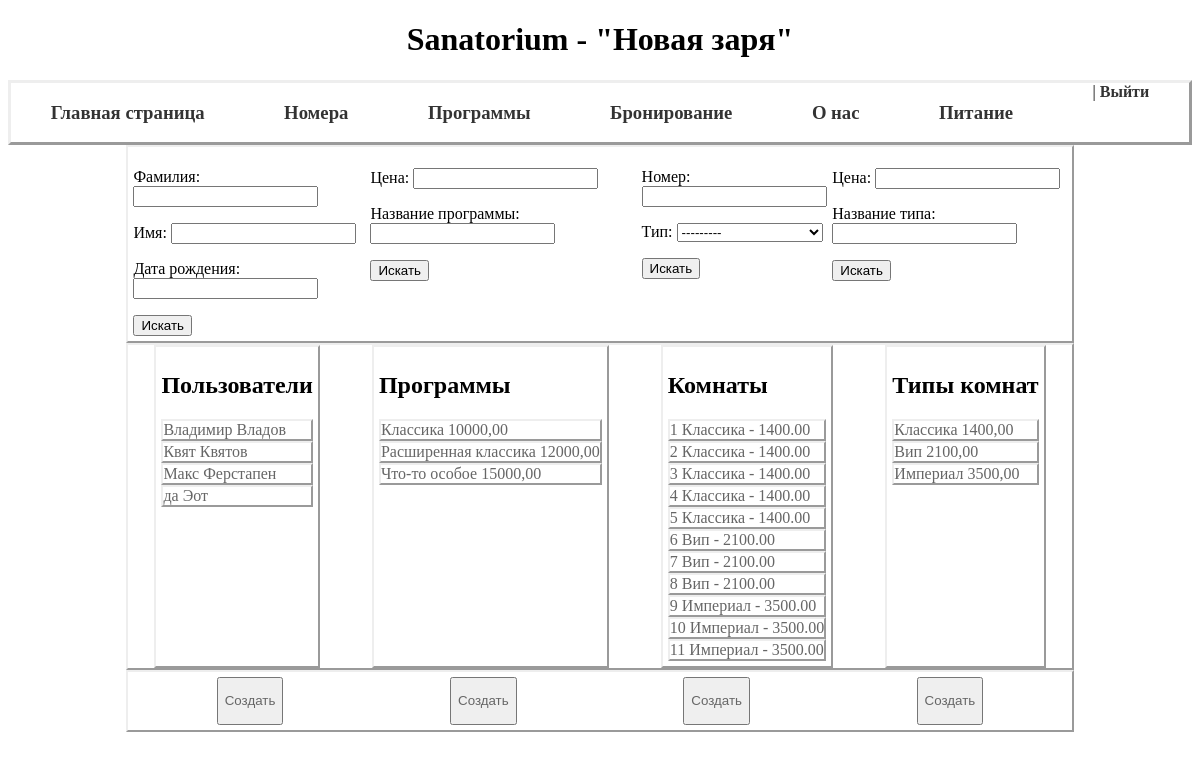
Screenshot of /Sanatorium/adminviews/ (signed in) with the database file from the repository.
### Sanatorium/models.py (models this page shows, shortened)
class Users(models.Model):
    user = models.OneToOneField(User, on_delete=models.CASCADE)
    first_name = models.CharField(verbose_name="Имя", blank= True, null =True, max_length=50)
    last_name = models.CharField(verbose_name="Фамилия",blank = True, null=True, max_length=50)
    middle_name = models.CharField(verbose_name="Отчество", max_length=50,blank = True, null=True)
    birth_date = models.DateField(verbose_name="Дата рождения", default=date(2000, 1, 1))
    create_at = models.DateTimeField(verbose_name="Дата создания", auto_now_add=True)
    updated_at = models.DateTimeField(verbose_name="Дата изменения ", auto_now=True)
    class Meta:
        verbose_name = "Пользователь"
        verbose_name_plural = "Пользователи"
        ordering = ['last_name', 'first_name']

class Program(models.Model):
    name = models.CharField(verbose_name="Название программы", max_length=50)
    price = models.DecimalField(verbose_name="Цена", max_digits=15, decimal_places=2)
    description = models.CharField(verbose_name="Описание", max_length=2000, null=True, default="Тут будет описание")
    date = models.IntegerField(verbose_name="Дата проведения", null=True)
    briefly_description = models.CharField(verbose_name="Краткое описание", max_length=1200, null=True,
                                           default="Краткое описание")
    slug = models.SlugField(max_length=255, unique=True, db_index=True, verbose_name='URL', null=True)
    class Meta:
        verbose_name = "Программа"
        verbose_name_plural = "Программы"

class Room(models.Model):
    type = models.ForeignKey('Type', on_delete=models.CASCADE, verbose_name="Тип комнаты")
    image = models.ImageField(upload_to="media/", blank=True, default="media/mask")
    is_order = models.BooleanField(verbose_name="занят", default=False)
    slug = models.SlugField(max_length=255, unique=True, db_index=True, verbose_name="URL", null=True)
    class Meta:
        verbose_name = "Комната"
        verbose_name_plural = "комнаты"

class Type(models.Model):
    name = models.CharField(verbose_name="Тип комнаты", max_length=50)
    price = models.DecimalField(verbose_name="Цена за ночь", max_digits=15, decimal_places=2)
    description = models.CharField(verbose_name="Описание", max_length=1000, default="ничего")
    brify_description = models.CharField(verbose_name="Краткое описание", max_length=700, default="кр опис")
    def __str__(self):
        return f'{self.name} - {self.price}'
    class Meta:
        verbose_name = "Тип"
        verbose_name_plural = "Типы"

### Sanatorium/views.py (the view)
class AdminViews(DataMixin,ListView):
    template_name = "sanatorium/admiinpage.html"
    model = Users
    context_object_name = "user"
    paginate_by = 20
    def get_context_data(self, *, object_list=None, **kwargs):
        context = super().get_context_data(**kwargs)
        queryset = self.get_queryset()
        us_filter = UserFilter(self.request.GET,queryset)
        pr_filter = ProgramFilter(self.request.GET, queryset=Program.objects.all(),prefix="program")
        rm_filter = RoomFilter(self.request.GET, queryset=Room.objects.all(),prefix="room")
        tp_filter = TypeFilter(self.request.GET, queryset=Type.objects.all(),prefix="type")
        c_def = self.get_user_context(
            program = pr_filter.qs,
            room = rm_filter.qs,
            type = tp_filter.qs,
            us_filter= us_filter,
            pr_filter=pr_filter,
            rm_filter=rm_filter,
            tp_filter = tp_filter)
        return {**context,**c_def}
    def get_queryset(self):
        queryset = super().get_queryset()
        us_filter = UserFilter(self.request.GET,queryset)
        return us_filter.qs

### Sanatorium/utils.py (called while the page is built)
    def get_user_context(self,**kwargs):
        context = kwargs
        context['menu'] = menu
        context['title']=title
        return context

### Sanatorium/templates/sanatorium/admiinpage.html
{% extends 'sanatorium/base.html' %}
{% block content %}
<div class="filters">
    <form method="get" action="http://127.0.0.1:8000/Sanatorium/adminviews/">
            {{ us_filter.form.as_p }}
            <button type="submit">Искать</button>
    </form>
    <form method="get" action="http://127.0.0.1:8000/Sanatorium/adminviews/">
        {{ pr_filter.form.as_p }}
        <button type="submit">Искать</button>
</form>
    <form method="get" action="http://127.0.0.1:8000/Sanatorium/adminviews/">
        {{ rm_filter.form.as_p }}
        <button type="submit">Искать</button>
</form>
    <form method="get" action="http://127.0.0.1:8000/Sanatorium/adminviews/">
        {{ tp_filter.form.as_p }}
        <button type="submit">Искать</button>
</form>
</div>
<div class = "lists">
<div class = "userlist">
    <ul>
        <h2>Пользователи</h2>
        {%for user in user%}
        <li><a href="{% url 'edituser' user.id%}">{{user.first_name}} {{user.last_name}}</a></li>
        {%endfor%}
    </ul>
</div>
<div class="programlist">
    <ul>
        <h2>Программы</h2>
        {%for prog in program%}
        <li><a href="{% url 'editprogram' prog.id%}">{{prog.name}} {{prog.price}}</a></li>
        {%endfor%}
    </ul>
</div>
<div class = "roomlist">
<ul>
    <h2>Комнаты</h2>
    {%for room in room%}
    <li><a href="{% url 'editroom' room.id%}">{{room.pk}} {{room.type}}</a></li>
    {%endfor%}
</ul>
</div>
<div class="typelist">
<ul>
    <h2>Типы комнат</h2>
    {%for type in type%}
        <li><a href="{% url 'edittype' type.id%}">{{type.name}} {{type.price}}</a></li>
        {%endfor%}
</ul>
</div>
</div>
<div class = "buttoncreate">
    <div class="createuser"><button><a href="{% url 'createuser' %}"><p>Создать</p></a></button></div>
    <div class="createprogram"><button><a href="{% url 'createprogram' %}"><p>Создать</p></a></button></div>
    <div class="createroom"><button><a href="{% url 'createroom'%}"><p>Создать</p></a></button></div>
    <div class="createtype"><button><a href="{% url 'createtype' %}"><p>Создать</p></a></button></div>
</div>
{% endblock %}

### Sanatorium/static/sanatorium/css/style.css (style rules this page uses)
a::before,a::after,a:hover,a:active,a { text-decoration: none; color: #666; }
body { width: auto; font-family: Georgia; }
.lists { list-style-type: none; margin: 0; padding: 0; display: flex; justify-content: space-around; border: 2px outset; display: flex; margin: 0; padding: 0; }
.lists ul { list-style-type: none; padding: 5px; margin: 0; }
.userlist { border: 2px outset; display: flex; flex-direction: column; margin: 0; padding: 0; }
.userlist li { border: 2px outset; display: flex; flex-direction: column; font: 1rem; }
.programlist { border: 2px outset; display: flex; flex-direction: column; margin: 0; padding: 0; }
.programlist li { border: 2px outset; display: flex; flex-direction: column; font: 1rem; }
.roomlist { border: 2px outset; display: flex; flex-direction: column; margin: 0; padding: 0; }
.roomlist li { border: 2px outset; display: flex; flex-direction: column; font: 1rem; }
.typelist { border: 2px outset; display: flex; flex-direction: column; margin: 0; padding: 0; }
.typelist li { border: 2px outset; display: flex; flex-direction: column; font: 1rem; }
.filters { list-style-type: none; margin: 0; padding: 5px; display: flex; justify-content: space-around; border: 2px outset; display: flex; }
.buttoncreate { list-style-type: none; margin: 0; padding: 5px; display: flex; justify-content: space-around; border: 2px outset; display: flex; }

### rows the page displays
Users: first_name "Владимир", last_name "Владов"
Users: first_name "Квят", last_name "Квятов"
Users: first_name "Макс", last_name "Ферстапен"
Users: first_name "да", last_name "Эот"
Program: name "Классика", price "10000,00"
Program: name "Расширенная классика", price "12000,00"
Program: name "Что-то особое", price "15000,00"
Room: pk "1", type "Классика - 1400.00"
Room: pk "2", type "Классика - 1400.00"
Room: pk "3", type "Классика - 1400.00"
Room: pk "4", type "Классика - 1400.00"
Room: pk "5", type "Классика - 1400.00"
Room: pk "6", type "Вип - 2100.00"
Room: pk "7", type "Вип - 2100.00"
Room: pk "8", type "Вип - 2100.00"
Room: pk "9", type "Империал - 3500.00"
Room: pk "10", type "Империал - 3500.00"
Room: pk "11", type "Империал - 3500.00"
Type: name "Классика", price "1400,00"
Type: name "Вип", price "2100,00"
Type: name "Империал", price "3500,00"

### other values shown
{{ m.title }} "Главная страница" "Номера" "Программы" "Бронирование" "О нас" "Питание"
